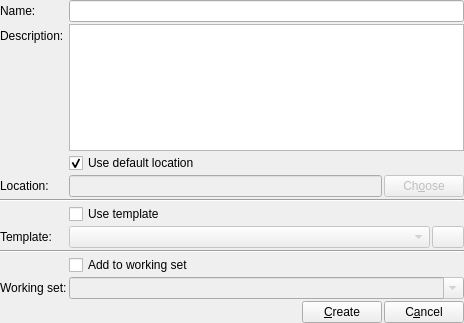
<?xml version="1.0" encoding="UTF-8"?>
<ui version="4.0">
 <class>NewProjectDialog</class>
 <widget class="QDialog" name="NewProjectDialog">
  <property name="windowModality">
   <enum>Qt::WindowModal</enum>
  </property>
  <property name="geometry">
   <rect>
    <x>0</x>
    <y>0</y>
    <width>464</width>
    <height>323</height>
   </rect>
  </property>
  <property name="windowTitle">
   <string>New Project</string>
  </property>
  <property name="windowIcon">
   <iconset resource="../../resources.qrc">
    <normaloff>:/images/prymatex/logo.png</normaloff>:/images/prymatex/logo.png</iconset>
  </property>
  <layout class="QVBoxLayout" name="verticalLayout">
   <property name="spacing">
    <number>2</number>
   </property>
   <property name="margin">
    <number>0</number>
   </property>
   <item>
    <layout class="QFormLayout" name="formLayout_2">
     <property name="fieldGrowthPolicy">
      <enum>QFormLayout::ExpandingFieldsGrow</enum>
     </property>
     <item row="0" column="0">
      <widget class="QLabel" name="label1">
       <property name="text">
        <string>Name:</string>
       </property>
      </widget>
     </item>
     <item row="0" column="1">
      <widget class="QLineEdit" name="lineProjectName"/>
     </item>
     <item row="1" column="0">
      <widget class="QLabel" name="label">
       <property name="text">
        <string>Description:</string>
       </property>
      </widget>
     </item>
     <item row="1" column="1">
      <widget class="QTextEdit" name="textDescription"/>
     </item>
     <item row="2" column="1">
      <widget class="QCheckBox" name="checkBoxUseDefaultLocation">
       <property name="text">
        <string>Use default location</string>
       </property>
       <property name="checked">
        <bool>true</bool>
       </property>
      </widget>
     </item>
     <item row="3" column="0">
      <widget class="QLabel" name="label2">
       <property name="text">
        <string>Location:</string>
       </property>
      </widget>
     </item>
     <item row="3" column="1">
      <layout class="QHBoxLayout" name="horizontalLayout_5">
       <item>
        <widget class="QLineEdit" name="lineLocation">
         <property name="enabled">
          <bool>false</bool>
         </property>
        </widget>
       </item>
       <item>
        <widget class="QPushButton" name="buttonChoose">
         <property name="enabled">
          <bool>false</bool>
         </property>
         <property name="text">
          <string>Ch&amp;oose</string>
         </property>
         <property name="icon">
          <iconset theme="folder">
           <normaloff/>
          </iconset>
         </property>
        </widget>
       </item>
      </layout>
     </item>
     <item row="5" column="1">
      <widget class="QCheckBox" name="checkBoxUseTemplate">
       <property name="text">
        <string>Use template</string>
       </property>
      </widget>
     </item>
     <item row="6" column="0">
      <widget class="QLabel" name="label_2">
       <property name="text">
        <string>Template:</string>
       </property>
      </widget>
     </item>
     <item row="6" column="1">
      <layout class="QHBoxLayout" name="horizontalLayout_3">
       <item>
        <widget class="QComboBox" name="comboBoxTemplate">
         <property name="enabled">
          <bool>false</bool>
         </property>
         <property name="sizePolicy">
          <sizepolicy hsizetype="Expanding" vsizetype="Fixed">
           <horstretch>0</horstretch>
           <verstretch>0</verstretch>
          </sizepolicy>
         </property>
        </widget>
       </item>
       <item>
        <widget class="QPushButton" name="buttonEnvironment">
         <property name="enabled">
          <bool>false</bool>
         </property>
         <property name="maximumSize">
          <size>
           <width>32</width>
           <height>16777215</height>
          </size>
         </property>
         <property name="text">
          <string/>
         </property>
         <property name="icon">
          <iconset theme="code-variable">
           <normaloff/>
          </iconset>
         </property>
        </widget>
       </item>
      </layout>
     </item>
     <item row="7" column="0" colspan="2">
      <widget class="Line" name="line_2">
       <property name="orientation">
        <enum>Qt::Horizontal</enum>
       </property>
      </widget>
     </item>
     <item row="8" column="1">
      <widget class="QCheckBox" name="checkBoxAddToWorkingSet">
       <property name="text">
        <string>Add to working set</string>
       </property>
       <property name="checked">
        <bool>false</bool>
       </property>
      </widget>
     </item>
     <item row="9" column="0">
      <widget class="QLabel" name="label3">
       <property name="text">
        <string>Working set:</string>
       </property>
      </widget>
     </item>
     <item row="9" column="1">
      <widget class="QComboBox" name="comboBoxWorkingSet">
       <property name="enabled">
        <bool>false</bool>
       </property>
       <property name="sizePolicy">
        <sizepolicy hsizetype="Expanding" vsizetype="Preferred">
         <horstretch>0</horstretch>
         <verstretch>0</verstretch>
        </sizepolicy>
       </property>
       <property name="editable">
        <bool>true</bool>
       </property>
      </widget>
     </item>
     <item row="4" column="0" colspan="2">
      <widget class="Line" name="line">
       <property name="orientation">
        <enum>Qt::Horizontal</enum>
       </property>
      </widget>
     </item>
    </layout>
   </item>
   <item>
    <layout class="QHBoxLayout" name="horizontalLayout">
     <item>
      <spacer name="horizontalSpacer">
       <property name="orientation">
        <enum>Qt::Horizontal</enum>
       </property>
       <property name="sizeHint" stdset="0">
        <size>
         <width>40</width>
         <height>20</height>
        </size>
       </property>
      </spacer>
     </item>
     <item>
      <widget class="QPushButton" name="buttonCreate">
       <property name="text">
        <string>&amp;Create</string>
       </property>
       <property name="icon">
        <iconset theme="project-development-new-template">
         <normaloff/>
        </iconset>
       </property>
      </widget>
     </item>
     <item>
      <widget class="QPushButton" name="buttonCancel">
       <property name="text">
        <string>C&amp;ancel</string>
       </property>
       <property name="icon">
        <iconset theme="dialog-cancel">
         <normaloff/>
        </iconset>
       </property>
      </widget>
     </item>
    </layout>
   </item>
  </layout>
 </widget>
 <tabstops>
  <tabstop>lineProjectName</tabstop>
  <tabstop>lineLocation</tabstop>
  <tabstop>buttonChoose</tabstop>
  <tabstop>buttonCreate</tabstop>
 </tabstops>
 <resources>
  <include location="../../resources.qrc"/>
 </resources>
 <connections>
  <connection>
   <sender>buttonCancel</sender>
   <signal>clicked()</signal>
   <receiver>NewProjectDialog</receiver>
   <slot>reject()</slot>
   <hints>
    <hint type="sourcelabel">
     <x>353</x>
     <y>110</y>
    </hint>
    <hint type="destinationlabel">
     <x>108</x>
     <y>170</y>
    </hint>
   </hints>
  </connection>
 </connections>
</ui>
